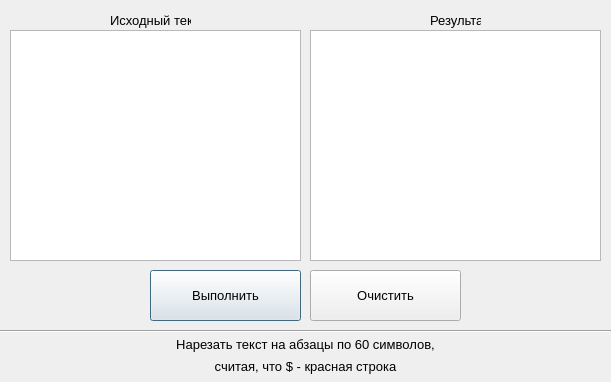
<?xml version="1.0" encoding="UTF-8"?>
<ui version="4.0">
 <class>Dialog</class>
 <widget class="QDialog" name="Dialog">
  <property name="geometry">
   <rect>
    <x>0</x>
    <y>0</y>
    <width>611</width>
    <height>382</height>
   </rect>
  </property>
  <property name="minimumSize">
   <size>
    <width>611</width>
    <height>382</height>
   </size>
  </property>
  <property name="maximumSize">
   <size>
    <width>611</width>
    <height>382</height>
   </size>
  </property>
  <property name="windowTitle">
   <string>Dialog</string>
  </property>
  <widget class="QTextEdit" name="textEdit_dst">
   <property name="geometry">
    <rect>
     <x>310</x>
     <y>30</y>
     <width>291</width>
     <height>231</height>
    </rect>
   </property>
   <property name="font">
    <font>
     <family>Segoe UI</family>
     <pointsize>10</pointsize>
    </font>
   </property>
  </widget>
  <widget class="QTextEdit" name="textEdit_src">
   <property name="geometry">
    <rect>
     <x>10</x>
     <y>30</y>
     <width>291</width>
     <height>231</height>
    </rect>
   </property>
   <property name="font">
    <font>
     <family>Segoe UI</family>
     <pointsize>10</pointsize>
    </font>
   </property>
  </widget>
  <widget class="QLabel" name="label_1">
   <property name="geometry">
    <rect>
     <x>110</x>
     <y>10</y>
     <width>81</width>
     <height>20</height>
    </rect>
   </property>
   <property name="font">
    <font>
     <family>Segoe UI</family>
     <pointsize>10</pointsize>
    </font>
   </property>
   <property name="text">
    <string>Исходный текст</string>
   </property>
  </widget>
  <widget class="QLabel" name="label_2">
   <property name="geometry">
    <rect>
     <x>430</x>
     <y>10</y>
     <width>51</width>
     <height>20</height>
    </rect>
   </property>
   <property name="font">
    <font>
     <family>Segoe UI</family>
     <pointsize>10</pointsize>
    </font>
   </property>
   <property name="text">
    <string>Результат</string>
   </property>
  </widget>
  <widget class="QPushButton" name="btn_solve">
   <property name="geometry">
    <rect>
     <x>150</x>
     <y>270</y>
     <width>151</width>
     <height>51</height>
    </rect>
   </property>
   <property name="font">
    <font>
     <family>Segoe UI</family>
     <pointsize>10</pointsize>
    </font>
   </property>
   <property name="text">
    <string>Выполнить</string>
   </property>
  </widget>
  <widget class="QPushButton" name="btn_clear">
   <property name="geometry">
    <rect>
     <x>310</x>
     <y>270</y>
     <width>151</width>
     <height>51</height>
    </rect>
   </property>
   <property name="font">
    <font>
     <family>Segoe UI</family>
     <pointsize>10</pointsize>
    </font>
   </property>
   <property name="text">
    <string>Очистить</string>
   </property>
  </widget>
  <widget class="QLabel" name="label_task_1">
   <property name="geometry">
    <rect>
     <x>10</x>
     <y>334</y>
     <width>591</width>
     <height>21</height>
    </rect>
   </property>
   <property name="font">
    <font>
     <family>Segoe UI</family>
     <pointsize>10</pointsize>
    </font>
   </property>
   <property name="text">
    <string>&lt;html&gt;&lt;head/&gt;&lt;body&gt;&lt;p&gt;Нарезать текст на абзацы по 60 символов,&lt;/p&gt;&lt;/body&gt;&lt;/html&gt;</string>
   </property>
   <property name="alignment">
    <set>Qt::AlignCenter</set>
   </property>
  </widget>
  <widget class="QLabel" name="label_task_2">
   <property name="geometry">
    <rect>
     <x>10</x>
     <y>357</y>
     <width>591</width>
     <height>20</height>
    </rect>
   </property>
   <property name="font">
    <font>
     <family>Segoe UI</family>
     <pointsize>10</pointsize>
    </font>
   </property>
   <property name="text">
    <string>&lt;html&gt;&lt;head/&gt;&lt;body&gt;&lt;p&gt;считая, что $ - красная строка&lt;/p&gt;&lt;/body&gt;&lt;/html&gt;</string>
   </property>
   <property name="alignment">
    <set>Qt::AlignCenter</set>
   </property>
  </widget>
  <widget class="Line" name="line">
   <property name="geometry">
    <rect>
     <x>0</x>
     <y>323</y>
     <width>611</width>
     <height>16</height>
    </rect>
   </property>
   <property name="orientation">
    <enum>Qt::Horizontal</enum>
   </property>
  </widget>
 </widget>
 <resources/>
 <connections/>
</ui>
